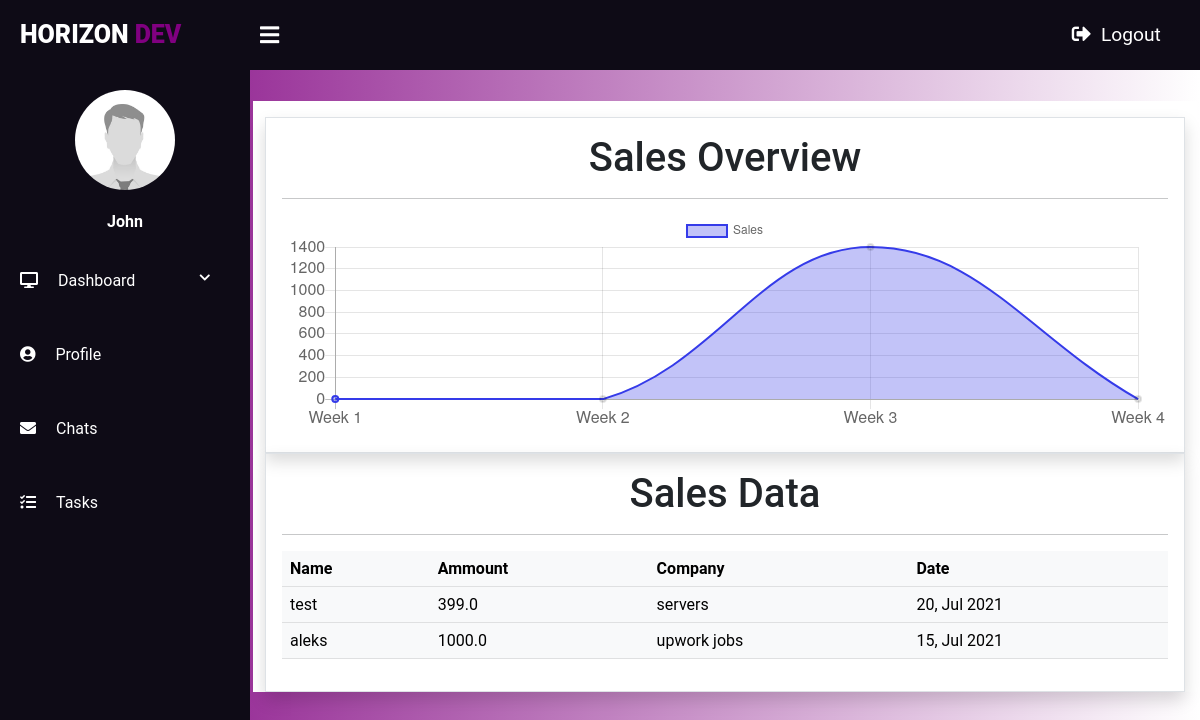
Page /core/dashboard/sales (signed in) on the committed database.
### account/models.py (models this page shows, shortened)
class AccountBase(AbstractBaseUser):
	first_name 				= models.CharField(max_length=30, default="John")
	last_name 				= models.CharField(max_length=30, default="Winchester")
	job_function			= models.CharField(max_length=80, default="Web Designer")
	city 					= models.CharField(max_length=20, default="New York")
	stars					= models.PositiveSmallIntegerField(default=5)
	jobs					= models.PositiveIntegerField(default=0)
	years_old               = models.DateField(blank=True, auto_now_add=False, auto_now=False, default="2000-01-01")
	phone_number			= models.PositiveBigIntegerField(blank=True, default=88888888888)
	about					= models.TextField(blank=True)
	email 					= models.EmailField(verbose_name="email", max_length=60, unique=True)
	username 				= models.CharField(max_length=30, unique=True)
	date_joined				= models.DateTimeField(verbose_name='date joined', auto_now_add=True)
	last_login				= models.DateTimeField(verbose_name='last login', auto_now=True)
	is_admin				= models.BooleanField(default=False)
	is_active				= models.BooleanField(default=True)
	is_staff				= models.BooleanField(default=False)
	is_superuser			= models.BooleanField(default=False)
	is_banned				= models.BooleanField(default=False)
	profile_image			= models.ImageField(max_length=255, upload_to=get_profile_image_filepath, null=True, blank=True, default=get_default_profile_image)
	hide_email				= models.BooleanField(default=True)
	price_hourly 			= models.PositiveIntegerField(default=10)
	USERNAME_FIELD = 'email'
	REQUIRED_FIELDS = ['username']
	objects = MyAccountManager()

### core/models.py (models this page shows, shortened)
class Transaction(models.Model):
    name = models.CharField(max_length=500)
    ammount = models.DecimalField(max_digits=7, decimal_places=2)
    category_type = models.ForeignKey(Category, on_delete=models.CASCADE)
    date = models.DateField()

class Category(models.Model):
    category_name = models.CharField(max_length=255)
    category_type = models.CharField(max_length=25, choices=types, default="Expense")

### core/views.py (the view)
# urls.py: path("dashboard/sales", sales, name="sales"),
def sales(request):
    context = get_chart()
    sales_trans_list = get_sales_list()
    context['sales_list'] = sales_trans_list
    return render(request, "core/dashboard/sales.html", context)

### core/charts.py (called while the page is built)
def add(value, value2):
    if value:
        return value + value2
    else:
        return value2

### core/views.py (called while the page is built)
def get_sales_list():
    db_list = Transaction.objects.all()
    sales_trans_list = []
    for each in db_list:
        if each.ammount > 0:
            sales_trans_list.append([each.name, float(each.ammount), each.category_type.category_name, each.date.strftime('%d, %b %Y')])
    return sales_trans_list

### templates/core/dashboard/sales.html (shortened to what this page needs)
{% extends 'base.html'%}
{% block css %}
    <link href="https://cdn.jsdelivr.net/npm/bootstrap@5.0.0/dist/css/bootstrap.min.css" rel="stylesheet">
    <link rel="stylesheet" href="https://cdnjs.cloudflare.com/ajax/libs/Chart.js/2.8.0/Chart.min.css" />
{% endblock css %}
{% block content %}
<div class="row mt-3 pt-3" style="background:#fff">
    <div class="col-md-12 dash-item">
        <div class="border p-3 shadow text-center dash-item-inner">
            <h1 >Sales Overview</h1>
            <hr>
            <canvas id="salesChart" width="800" height="200em"></canvas>
        </div>
    </div>
    <div class="col-md-12 dash-item">
        <div class="border p-3 shadow text-center dash-item-inner">
            <h1>Sales Data</h1>
            <hr>
            <table class="table table-light">
                <tr class="tableLabel">
                    <th>Name</th>
                    <th>Ammount</th>
                    <th>Company</th>
                    <th>Date</th>
                </tr>
                {% for item in sales_list %}
                    <tr class="transaction">
                    {% for i in item %}
                        <td class="tableItem">{{ i }}</td>
                    {% endfor %}
                    </tr>
                {% endfor %}
            </table>
        </div>
    </div>
</div>
{% endblock %}
{% block script %}
<script>
const ctx2 = document.getElementById('salesChart').getContext('2d');
const salesChart = new Chart(ctx2, {
    type: 'line',
    data: {
        labels: [{% for item in transaction_labels  %}'{{ item }}', {% endfor %} ],
        datasets: [
        {
            label: 'Sales',
            data: [{% for item in sales_data  %}'{{ item }}', {% endfor %} ],
            backgroundColor: [
                'rgba(53, 59, 233, .3)',
            ],
            borderColor: [
                'rgba(53, 59, 233, 1)',
            ],
            borderWidth: 2
        },
    ]
    },
    options: {
   scales: {
      xAxes: [{
         ticks: {
            fontSize: 16,
         }
      }],
      yAxes: [{
         ticks: {
            fontSize: 16,
         }
      }]
   }
    }
});
</script>
{% endblock %}

### templates/base.html (shortened to what this page needs)
{% if user.is_authenticated %}
{% load static %}
<html>
    <head>
        <link rel="stylesheet" href="https://cdnjs.cloudflare.com/ajax/libs/font-awesome/5.12.0-2/css/all.min.css">
        <link rel="stylesheet" href="{% static 'css/base-style.css' %}">
        {% block css %}{% endblock css %}
    </head>
    <body style="background:linear-gradient(to right, purple, #fff)">
        <div class="wrapper">
            <div class="header">
                <div class="header-menu">
                    <div class="title">Horizon <span>Dev</span></div>
                    <div class="sidebar-btn">
                        <i class="fas fa-bars"></i>
                    </div>
                    <a href="{% url 'accounts:logout' %}"><i class="fas fa-sign-out-alt"></i>Logout</a>
                </div>
            </div>
            <div class="sidebar">
                <div class="sidebar-menu">
                    <center class="profile">
                        <img src="{{user.profile_image.url}}" alt="User Photo">
                        <p>{{user.first_name}}</p>
                    </center>
                    <li class="item" id="dashboard">
                        <a href="#dashboard" class="menu-btn">
                            <i class="fas fa-desktop"></i><span>Dashboard <i class="fas fa-chevron-down drop-down"></i></span>
                        </a>
                    </li>
                    <li class="item" id="profile">
                        <a href="{% url 'core:profile' %}" class="menu-btn">
                            <i class="fas fa-user-circle"></i><span>Profile</span>
                        </a>
                    <li class="item" id="messages">
                        <a href="{% url 'chat:index' %}" class="menu-btn">
                            <i class="fas fa-envelope"></i><span>Chats</span>
                        </a>
                    </li>
                    <li class="item" id="task">
                        <a href="{% url 'core:task' %}" class="menu-btn">
                            <i class="fas fa-tasks"></i><span>Tasks</span>
                        </a>
                    </li>
                </div>
            </div>
            <div class="main-container">
                {% block content %}
                {% endblock content %}
            </div>
        </div>
        {% block script %}{% endblock script %}
    </body>
</html>
{% else %}
<meta http-equiv="Refresh" content="0; url='{% url 'pages:home' %}'" />
{% endif %}

### static/css/base-style.css (style rules this page uses)
:root { --austin-blue: purple; --main-color: #fff; --horizon-fushia: purple; --void-black: #0e0b16; }
* { margin: 0; padding: 0; list-style: none; text-decoration: none; box-sizing: border-box; font-family: "Roboto", sans-serif; text-decoration: none !important; }
body { background: var(--main-color) }
.wrapper .header { z-index: 1; background: var(--void-black); position: fixed; width: calc(100% - 0%); height: 70px; display: flex; top: 0; }
.wrapper .header .header-menu { width: calc(100% - 0%); height: 100%; display: flex; justify-content: space-between; align-items: center; padding: 0 20px; }
.wrapper .header .header-menu a { color: var(--main-color); text-decoration: none; font-size: 1.2em; padding: 1em; text-align: center; }
.wrapper .header .header-menu a i { margin-right: 10px; }
.wrapper .header .header-menu .title { color: var(--main-color); font-size: 25px; text-transform: uppercase; font-weight: 900; }
.wrapper .header .header-menu .title span { color: var(--horizon-fushia); }
.wrapper .header .header-menu .sidebar-btn { color: var(--main-color); position: absolute; margin-left: 240px; font-size: 22px; font-weight: 900; cursor: pointer; transition: 0.3s; transition-property: color; }
.wrapper .sidebar { z-index: 1; background: var(--void-black); position: fixed; top: 70px; width: 250px; height: 100%; transition: 0.3s; transition-property: width; overflow-y: auto; }
.wrapper .sidebar .sidebar-menu { overflow: hidden; }
.wrapper .sidebar .sidebar-menu .profile img { margin: 20px 0; width: 100px; height: 100px; border-radius: 50%; }
.wrapper .sidebar .sidebar-menu .profile p { color: var(--main-color); font-weight: 700; margin-bottom: 10px; }
.wrapper .sidebar .sidebar-menu .item { width: 250px; overflow: hidden; }
.wrapper .sidebar .sidebar-menu .item .menu-btn { display: block; color: var(--main-color); position: relative; padding: 25px 20px; transition: 0.3s; transition-property: color; }
.wrapper .sidebar .sidebar-menu .item .menu-btn i { margin-right: 20px; }
.wrapper .sidebar .sidebar-menu .item .menu-btn .drop-down { float: right; font-size: 12px; margin-top: 3px; }
.wrapper .main-container { width: (100% - 250px); margin-top: 70px; margin-left: 250px; padding: 15px; height: 100vh; transition: 0.3s; }

### rows in the picture
AccountBase: profile_image (placeholder picture), first_name "John"
Transaction: item "test"
Category: item "servers"
Transaction: item "aleks"
Category: item "upwork jobs"

### other values in the picture
{{ i }} "399.0" "20, Jul 2021" "1000.0" "15, Jul 2021"
chart data {{ item }} 0, 0, 1399.00, 0
